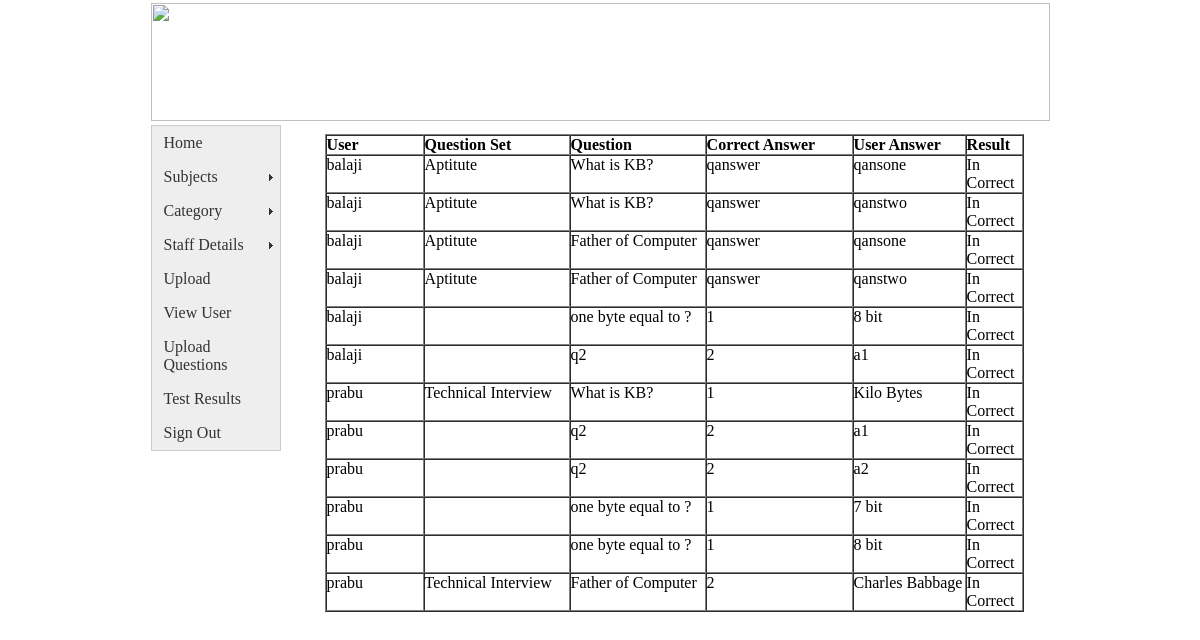
/admin/testresults.php (signed in), run on the app's committed database.
### tables this page shows
CREATE TABLE IF NOT EXISTS `question_ans` (
  `user_id` varchar(40) NOT NULL,
  `qset_id` varchar(40) NOT NULL,
  `qus_id` varchar(40) NOT NULL,
  `qus_ans` varchar(40) NOT NULL,
  `usr_ans` varchar(50) NOT NULL,
  `qus_crt` varchar(40) NOT NULL
);

CREATE TABLE IF NOT EXISTS `questions` (
  `qsetid` int(12) NOT NULL auto_increment,
  `question_title` varchar(300) NOT NULL,
  `catid` varchar(100) NOT NULL,
  `scatid` varchar(100) NOT NULL,
  PRIMARY KEY  (`qsetid`)
);

CREATE TABLE IF NOT EXISTS `question_set` (
  `ques_atid` int(12) NOT NULL auto_increment,
  `qsetid` int(12) NOT NULL,
  `question` varchar(200) NOT NULL,
  `ans1` varchar(200) NOT NULL,
  `ans2` varchar(200) NOT NULL,
  `ans3` varchar(200) NOT NULL,
  `fans` varchar(200) NOT NULL,
  PRIMARY KEY  (`ques_atid`)
);

### admin/testresults.php (the view, shortened to what this page needs)
<?php require_once('../Connections/db_conn.php'); ?>
<?php
$query_results = "SELECT * FROM question_ans ORDER BY user_id ASC";
$results = mysql_query($query_results, $db_conn) or die(mysql_error());
$row_results = mysql_fetch_assoc($results);
?>
<!DOCTYPE html PUBLIC "-//W3C//DTD XHTML 1.0 Transitional//EN" "http://www.w3.org/TR/xhtml1/DTD/xhtml1-transitional.dtd">
<html xmlns="http://www.w3.org/1999/xhtml">
<head>
<link href="../SpryAssets/SpryMenuBarVertical.css" rel="stylesheet" type="text/css" />
</head>
<link href="style.css" type="text/css" rel="stylesheet" />
<body >
<table width="100%" border="0" cellspacing="0" cellpadding="0"  height="100%" class="maintable" >
<tr>
  <td align="center">
      <table width="900" border="0" height="900" >
  <tr>
    <td height="91"  colspan="2"><img src="../images/banner.jpg" width="899" height="118" /></td>
    </tr>
  <tr>
    <td width="166" s>
    <ul id="MenuBar1" class="MenuBarVertical">
<?php
include('menu.php');
?>
</ul></td>
    <td width="729" style="text-align:left; vertical-align:top; padding-top:10px; padding-left:10px;"><table width="699" border="1" cellpadding="0" cellspacing="0">
      <tr>
        <td width="96"><strong>User</strong></td>
        <td width="144"><strong>Question Set</strong></td>
        <td width="134"><strong>Question</strong></td>
        <td width="145"><strong>Correct Answer</strong></td>
        <td width="111"><strong>User Answer</strong></td>
        <td width="55"><strong>Result</strong></td>
      </tr>
      <?php do { ?>
        <tr>
          <td><?php echo $row_results['user_id']; ?></td>
          <td><?php
$query_Recordset1 = "SELECT * FROM questions WHERE qsetid = '".$row_results['qset_id']."'";
$Recordset1 = mysql_query($query_Recordset1, $db_conn) or die(mysql_error());
$row_Recordset1 = mysql_fetch_assoc($Recordset1);
		echo($row_Recordset1['question_title']); ?></td>
          <td><?php
$query_Recordset2 = sprintf("SELECT * FROM question_set WHERE ques_atid = '".$row_results['qus_id']."'");
$Recordset2 = mysql_query($query_Recordset2, $db_conn) or die(mysql_error());
$row_Recordset2 = mysql_fetch_assoc($Recordset2);
		echo $row_Recordset2['question']; ?></td>
          <td><?php echo $row_results['qus_ans']; ?></td>
          <td><?php echo $row_results['usr_ans']; ?></td>
          <td><?php echo $row_results['qus_crt']; ?></td>
        </tr>
        <?php } while ($row_results = mysql_fetch_assoc($results)); ?>
    </table></td>
  </tr>
</table>
  </td>
</tr>
</table>
</body>
</html>

### admin/menu.php (shortened to what this page needs)
<li><a href="adminhome.php">Home</a></li>
<li><a href="#">Subjects</a>
    </li>
<li><a href="#" class="MenuBarItemSubmenu">Category</a>
</li>
<li><a href="#" class="MenuBarItemSubmenu">Staff Details</a>
</li>
<li><a href="upload.php">Upload</a></li>
<li><a href="viewusers.php">View User</a></li>
<li><a href="uploadquestions.php">Upload Questions</a></li>
<li><a href="testresults.php">Test Results</a></li>
<li><a href="signout.php">Sign Out</a></li>

### SpryAssets/SpryMenuBarVertical.css (style rules this page uses)
ul.MenuBarVertical { margin: 0; padding: 0; list-style-type: none; font-size: 100%; cursor: default; width: 8em; }
ul.MenuBarVertical li { margin: 0; padding: 0; list-style-type: none; font-size: 100%; position: relative; text-align: left; cursor: pointer; width: 8em; }
ul.MenuBarVertical { border: 1px solid #CCC; }
ul.MenuBarVertical a { display: block; cursor: pointer; background-color: #EEE; padding: 0.5em 0.75em; color: #333; text-decoration: none; }
ul.MenuBarVertical a.MenuBarItemSubmenu { background-image: url(SpryMenuBarRight.gif); background-repeat: no-repeat; background-position: 95% 50%; }

### admin/style.css (style rules this page uses)
body { margin:0; }
.maintable { background-color:#FFF; }
td { vertical-align:top; }

### data on the page
question_ans: user "balaji", questions.question_title "Aptitute", question_set.question "What is KB?", qus_ans "qanswer", usr_ans "qansone", qus_crt "In Correct"
question_ans: user "balaji", questions.question_title "Aptitute", question_set.question "What is KB?", qus_ans "qanswer", usr_ans "qanstwo", qus_crt "In Correct"
question_ans: user "balaji", questions.question_title "Aptitute", question_set.question "Father of Computer", qus_ans "qanswer", usr_ans "qansone", qus_crt "In Correct"
question_ans: user "balaji", questions.question_title "Aptitute", question_set.question "Father of Computer", qus_ans "qanswer", usr_ans "qanstwo", qus_crt "In Correct"
question_ans: user "balaji", question_set.question "one byte equal to ?", qus_ans "1", usr_ans "8 bit", qus_crt "In Correct"
question_ans: user "balaji", question_set.question "q2", qus_ans "2", usr_ans "a1", qus_crt "In Correct"
question_ans: user "prabu", questions.question_title "Technical Interview", question_set.question "What is KB?", qus_ans "1", usr_ans "Kilo Bytes", qus_crt "In Correct"
question_ans: user "prabu", question_set.question "q2", qus_ans "2", usr_ans "a1", qus_crt "In Correct"
question_ans: user "prabu", question_set.question "q2", qus_ans "2", usr_ans "a2", qus_crt "In Correct"
question_ans: user "prabu", question_set.question "one byte equal to ?", qus_ans "1", usr_ans "7 bit", qus_crt "In Correct"
question_ans: user "prabu", question_set.question "one byte equal to ?", qus_ans "1", usr_ans "8 bit", qus_crt "In Correct"
question_ans: user "prabu", questions.question_title "Technical Interview", question_set.question "Father of Computer", qus_ans "2", usr_ans "Charles Babbage", qus_crt "In Correct"
